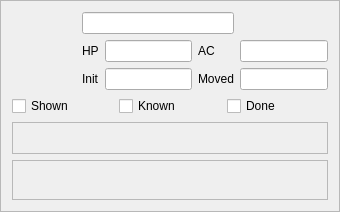
<?xml version="1.0" encoding="UTF-8"?>
<ui version="4.0">
 <class>CombatantTemplate</class>
 <widget class="QFrame" name="CombatantTemplate">
  <property name="geometry">
   <rect>
    <x>0</x>
    <y>0</y>
    <width>340</width>
    <height>140</height>
   </rect>
  </property>
  <property name="frameShape">
   <enum>QFrame::StyledPanel</enum>
  </property>
  <property name="frameShadow">
   <enum>QFrame::Raised</enum>
  </property>
  <layout class="QGridLayout" name="gridLayout">
   <item row="0" column="0" rowspan="3">
    <widget class="QLabel" name="combatantIcon">
     <property name="minimumSize">
      <size>
       <width>64</width>
       <height>64</height>
      </size>
     </property>
     <property name="maximumSize">
      <size>
       <width>96</width>
       <height>96</height>
      </size>
     </property>
     <property name="scaledContents">
      <bool>true</bool>
     </property>
     <property name="alignment">
      <set>Qt::AlignCenter</set>
     </property>
     <property name="dmhValue" stdset="0">
      <string>icon</string>
     </property>
    </widget>
   </item>
   <item row="0" column="1" colspan="3">
    <widget class="QLineEdit" name="combatantName">
     <property name="font">
      <font>
       <bold>true</bold>
      </font>
     </property>
     <property name="dmhValue" stdset="0">
      <string>name</string>
     </property>
    </widget>
   </item>
   <item row="1" column="1">
    <widget class="QLabel" name="lblHP">
     <property name="text">
      <string>HP</string>
     </property>
    </widget>
   </item>
   <item row="1" column="2">
    <widget class="QLineEdit" name="combatantHP">
     <property name="dmhValue" stdset="0">
      <string>hp</string>
     </property>
     <property name="dmhFormat" stdset="0">
      <string>int</string>
     </property>
    </widget>
   </item>
   <item row="1" column="3">
    <widget class="QLabel" name="lblAC">
     <property name="text">
      <string>AC</string>
     </property>
    </widget>
   </item>
   <item row="1" column="4">
    <widget class="QLineEdit" name="combatantAC">
     <property name="dmhValue" stdset="0">
      <string>ac</string>
     </property>
     <property name="dmhFormat" stdset="0">
      <string>int</string>
     </property>
    </widget>
   </item>
   <item row="2" column="1">
    <widget class="QLabel" name="lblInit">
     <property name="text">
      <string>Init</string>
     </property>
    </widget>
   </item>
   <item row="2" column="2">
    <widget class="QLineEdit" name="combatantInitiative">
     <property name="dmhValue" stdset="0">
      <string>initiative</string>
     </property>
     <property name="dmhFormat" stdset="0">
      <string>signed</string>
     </property>
    </widget>
   </item>
   <item row="2" column="3">
    <widget class="QLabel" name="lblMoved">
     <property name="text">
      <string>Moved</string>
     </property>
    </widget>
   </item>
   <item row="2" column="4">
    <widget class="QLineEdit" name="combatantMoved">
     <property name="dmhValue" stdset="0">
      <string>moved</string>
     </property>
     <property name="dmhFormat" stdset="0">
      <string>int</string>
     </property>
    </widget>
   </item>
   <item row="3" column="0" colspan="5">
    <layout class="QHBoxLayout" name="checkboxLayout">
     <item>
      <widget class="QCheckBox" name="combatantIsShown">
       <property name="text">
        <string>Shown</string>
       </property>
       <property name="dmhValue" stdset="0">
        <string>isShown</string>
       </property>
      </widget>
     </item>
     <item>
      <widget class="QCheckBox" name="combatantIsKnown">
       <property name="text">
        <string>Known</string>
       </property>
       <property name="dmhValue" stdset="0">
        <string>isKnown</string>
       </property>
      </widget>
     </item>
     <item>
      <widget class="QCheckBox" name="combatantIsDone">
       <property name="text">
        <string>Done</string>
       </property>
       <property name="dmhValue" stdset="0">
        <string>isDone</string>
       </property>
      </widget>
     </item>
    </layout>
   </item>
   <item row="4" column="0" colspan="5">
    <widget class="QScrollArea" name="conditionStrip">
     <property name="minimumSize">
      <size>
       <width>0</width>
       <height>32</height>
      </size>
     </property>
     <property name="widgetResizable">
      <bool>true</bool>
     </property>
     <property name="dmhValue" stdset="0">
      <string>conditions</string>
     </property>
     <property name="dmhWidget" stdset="0">
      <string>condition.ui</string>
     </property>
     <widget class="QWidget" name="conditionStripContents">
      <property name="geometry">
       <rect>
        <x>0</x>
        <y>0</y>
        <width>320</width>
        <height>32</height>
       </rect>
      </property>
     </widget>
    </widget>
   </item>
   <item row="5" column="0" colspan="5">
    <widget class="QScrollArea" name="resourceStrip">
     <property name="minimumSize">
      <size>
       <width>0</width>
       <height>40</height>
      </size>
     </property>
     <property name="widgetResizable">
      <bool>true</bool>
     </property>
     <property name="dmhValue" stdset="0">
      <string>perRoundResources</string>
     </property>
     <property name="dmhWidget" stdset="0">
      <string>resource.ui</string>
     </property>
     <widget class="QWidget" name="resourceStripContents">
      <property name="geometry">
       <rect>
        <x>0</x>
        <y>0</y>
        <width>320</width>
        <height>40</height>
       </rect>
      </property>
     </widget>
    </widget>
   </item>
  </layout>
 </widget>
 <resources/>
 <connections/>
</ui>
